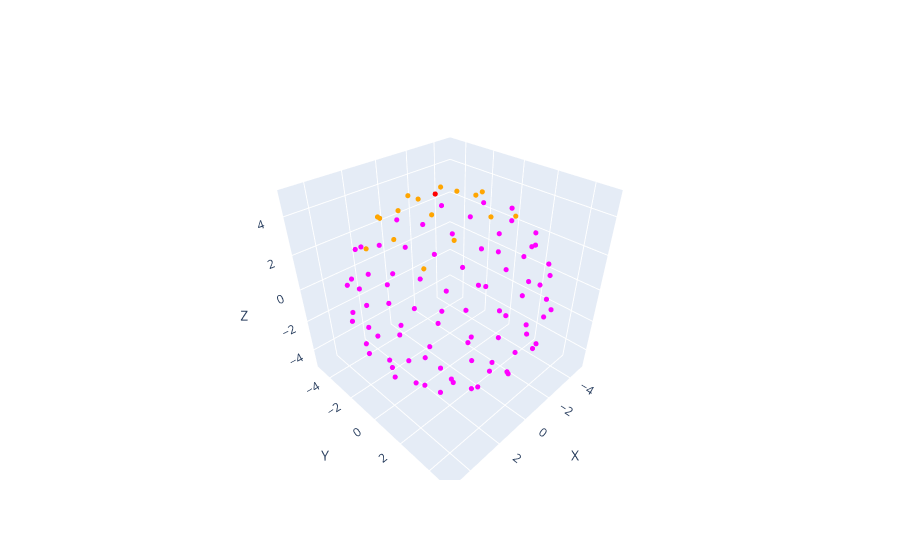

This figure's notebook cell:
### Code cell
fig = new_fig()

add_points(points, fig, 'magenta')

add_point(points[0], fig, 'red')

for neighbor_index in k_near_neighbors[0]:
    add_point(points[neighbor_index], fig, 'orange')

fig.show()

### Figure 1 — Plotly figure (JSON) as saved in the notebook; plotly's stock layout.template omitted (floating-point values rounded to 4 significant figures)
{"data": [{"marker": {"color": "magenta", "size": 3}, "mode": "markers", "type": "scatter3d", "x": [0.2556], "y": [-0.6574], "z": [4.95]}, {"marker": {"color": "magenta", "size": 3}, "mode": "markers", "type": "scatter3d", "x": [-1.09], "y": [0.5378], "z": [4.85]}, {"marker": {"color": "magenta", "size": 3}, "mode": "markers", "type": "scatter3d", "x": [1.499], "y": [0.4364], "z": [4.75]}, {"marker": {"color": "magenta", "size": 3}, "mode": "markers", "type": "scatter3d", "x": [-0.9541], "y": [-1.571], "z": [4.65]}, {"marker": {"color": "magenta", "size": 3}, "mode": "markers", "type": "scatter3d", "x": [-0.4032], "y": [2.033], "z": [4.55]}, {"marker": {"color": "magenta", "size": 3}, "mode": "markers", "type": "scatter3d", "x": [1.838], "y": [-1.349], "z": [4.45]}, {"marker": {"color": "magenta", "size": 3}, "mode": "markers", "type": "scatter3d", "x": [-2.451], "y": [-0.2662], "z": [4.35]}, {"marker": {"color": "magenta", "size": 3}, "mode": "markers", "type": "scatter3d", "x": [1.739], "y": [1.979], "z": [4.25]}, {"marker": {"color": "magenta", "size": 3}, "mode": "markers", "type": "scatter3d", "x": [0.05763], "y": [-2.788], "z": [4.15]}, {"marker": {"color": "magenta", "size": 3}, "mode": "markers", "type": "scatter3d", "x": [-2.025], "y": [2.121], "z": [4.05]}, {"marker": {"color": "magenta", "size": 3}, "mode": "markers", "type": "scatter3d", "x": [3.059], "y": [-0.2048], "z": [3.95]}, {"marker": {"color": "magenta", "size": 3}, "mode": "markers", "type": "scatter3d", "x": [-2.491], "y": [-1.993], "z": [3.85]}, {"marker": {"color": "magenta", "size": 3}, "mode": "markers", "type": "scatter3d", "x": [0.5086], "y": [3.268], "z": [3.75]}, {"marker": {"color": "magenta", "size": 3}, "mode": "markers", "type": "scatter3d", "x": [1.893], "y": [-2.845], "z": [3.65]}, {"marker": {"color": "magenta", "size": 3}, "mode": "markers", "type": "scatter3d", "x": [-3.418], "y": [0.8436], "z": [3.55]}, {"marker": {"color": "magenta", "size": 3}, "mode": "markers", "type": "scatter3d", "x": [3.177], "y": [1.734], "z": [3.45]}, {"marker": {"color": "magenta", "size": 3}, "mode": "markers", "type": "scatter3d", "x": [-1.201], "y": [-3.512], "z": [3.35]}, {"marker": {"color": "magenta", "size": 3}, "mode": "markers", "type": "scatter3d", "x": [-1.522], "y": [3.482], "z": [3.25]}, {"marker": {"color": "magenta", "size": 3}, "mode": "markers", "type": "scatter3d", "x": [3.55], "y": [-1.573], "z": [3.15]}, {"marker": {"color": "magenta", "size": 3}, "mode": "markers", "type": "scatter3d", "x": [-3.755], "y": [-1.264], "z": [3.05]}, {"marker": {"color": "magenta", "size": 3}, "mode": "markers", "type": "scatter3d", "x": [1.952], "y": [3.534], "z": [2.95]}, {"marker": {"color": "magenta", "size": 3}, "mode": "markers", "type": "scatter3d", "x": [0.9648], "y": [-3.993], "z": [2.85]}, {"marker": {"color": "magenta", "size": 3}, "mode": "markers", "type": "scatter3d", "x": [-3.465], "y": [2.331], "z": [2.75]}, {"marker": {"color": "magenta", "size": 3}, "mode": "markers", "type": "scatter3d", "x": [4.193], "y": [0.6317], "z": [2.65]}, {"marker": {"color": "magenta", "size": 3}, "mode": "markers", "type": "scatter3d", "x": [-2.703], "y": [-3.345], "z": [2.55]}, {"marker": {"color": "magenta", "size": 3}, "mode": "markers", "type": "scatter3d", "x": [-0.27], "y": [4.35], "z": [2.45]}, {"marker": {"color": "magenta", "size": 3}, "mode": "markers", "type": "scatter3d", "x": [3.177], "y": [-3.063], "z": [2.35]}, {"marker": {"color": "magenta", "size": 3}, "mode": "markers", "type": "scatter3d", "x": [-4.464], "y": [0.114], "z": [2.25]}, {"marker": {"color": "magenta", "size": 3}, "mode": "markers", "type": "scatter3d", "x": [3.405], "y": [2.963], "z": [2.15]}, {"marker": {"color": "magenta", "size": 3}, "mode": "markers", "type": "scatter3d", "x": [-0.5146], "y": [-4.531], "z": [2.05]}, {"marker": {"color": "magenta", "size": 3}, "mode": "markers", "type": "scatter3d", "x": [-2.707], "y": [3.724], "z": [1.95]}, {"marker": {"color": "magenta", "size": 3}, "mode": "markers", "type": "scatter3d", "x": [4.552], "y": [-0.9257], "z": [1.85]}, {"marker": {"color": "magenta", "size": 3}, "mode": "markers", "type": "scatter3d", "x": [-4.015], "y": [-2.412], "z": [1.75]}, {"marker": {"color": "magenta", "size": 3}, "mode": "markers", "type": "scatter3d", "x": [1.341], "y": [4.525], "z": [1.65]}, {"marker": {"color": "magenta", "size": 3}, "mode": "markers", "type": "scatter3d", "x": [2.083], "y": [-4.273], "z": [1.55]}, {"marker": {"color": "magenta", "size": 3}, "mode": "markers", "type": "scatter3d", "x": [-4.451], "y": [1.756], "z": [1.45]}, {"marker": {"color": "magenta", "size": 3}, "mode": "markers", "type": "scatter3d", "x": [4.496], "y": [1.723], "z": [1.35]}, {"marker": {"color": "magenta", "size": 3}, "mode": "markers", "type": "scatter3d", "x": [-2.163], "y": [-4.331], "z": [1.25]}, {"marker": {"color": "magenta", "size": 3}, "mode": "markers", "type": "scatter3d", "x": [-1.337], "y": [4.679], "z": [1.15]}, {"marker": {"color": "magenta", "size": 3}, "mode": "markers", "type": "scatter3d", "x": [4.166], "y": [-2.558], "z": [1.05]}, {"marker": {"color": "magenta", "size": 3}, "mode": "markers", "type": "scatter3d", "x": [-4.82], "y": [-0.9312], "z": [0.95]}, {"marker": {"color": "magenta", "size": 3}, "mode": "markers", "type": "scatter3d", "x": [2.936], "y": [3.957], "z": [0.85]}, {"marker": {"color": "magenta", "size": 3}, "mode": "markers", "type": "scatter3d", "x": [0.5099], "y": [-4.917], "z": [0.75]}, {"marker": {"color": "magenta", "size": 3}, "mode": "markers", "type": "scatter3d", "x": [-3.708], "y": [3.291], "z": [0.65]}, {"marker": {"color": "magenta", "size": 3}, "mode": "markers", "type": "scatter3d", "x": [4.969], "y": [0.07845], "z": [0.55]}, {"marker": {"color": "magenta", "size": 3}, "mode": "markers", "type": "scatter3d", "x": [-3.618], "y": [-3.421], "z": [0.45]}, {"marker": {"color": "magenta", "size": 3}, "mode": "markers", "type": "scatter3d", "x": [0.3576], "y": [4.975], "z": [0.35]}, {"marker": {"color": "magenta", "size": 3}, "mode": "markers", "type": "scatter3d", "x": [3.101], "y": [-3.915], "z": [0.25]}, {"marker": {"color": "magenta", "size": 3}, "mode": "markers", "type": "scatter3d", "x": [-4.934], "y": [0.7927], "z": [0.15]}, {"marker": {"color": "magenta", "size": 3}, "mode": "markers", "type": "scatter3d", "x": [4.176], "y": [2.75], "z": [0.05]}, {"marker": {"color": "magenta", "size": 3}, "mode": "markers", "type": "scatter3d", "x": [-1.222], "y": [-4.848], "z": [-0.05]}, {"marker": {"color": "magenta", "size": 3}, "mode": "markers", "type": "scatter3d", "x": [-2.373], "y": [4.398], "z": [-0.15]}, {"marker": {"color": "magenta", "size": 3}, "mode": "markers", "type": "scatter3d", "x": [4.717], "y": [-1.639], "z": [-0.25]}, {"marker": {"color": "magenta", "size": 3}, "mode": "markers", "type": "scatter3d", "x": [-4.58], "y": [-1.976], "z": [-0.35]}, {"marker": {"color": "magenta", "size": 3}, "mode": "markers", "type": "scatter3d", "x": [2.039], "y": [4.543], "z": [-0.45]}, {"marker": {"color": "magenta", "size": 3}, "mode": "markers", "type": "scatter3d", "x": [1.562], "y": [-4.718], "z": [-0.55]}, {"marker": {"color": "magenta", "size": 3}, "mode": "markers", "type": "scatter3d", "x": [-4.328], "y": [2.418], "z": [-0.65]}, {"marker": {"color": "magenta", "size": 3}, "mode": "markers", "type": "scatter3d", "x": [4.811], "y": [1.138], "z": [-0.75]}, {"marker": {"color": "magenta", "size": 3}, "mode": "markers", "type": "scatter3d", "x": [-2.77], "y": [-4.075], "z": [-0.85]}, {"marker": {"color": "magenta", "size": 3}, "mode": "markers", "type": "scatter3d", "x": [-0.7076], "y": [4.858], "z": [-0.95]}, {"marker": {"color": "magenta", "size": 3}, "mode": "markers", "type": "scatter3d", "x": [3.787], "y": [-3.091], "z": [-1.05]}, {"marker": {"color": "magenta", "size": 3}, "mode": "markers", "type": "scatter3d", "x": [-4.858], "y": [-0.2778], "z": [-1.15]}, {"marker": {"color": "magenta", "size": 3}, "mode": "markers", "type": "scatter3d", "x": [3.377], "y": [3.469], "z": [-1.25]}, {"marker": {"color": "magenta", "size": 3}, "mode": "markers", "type": "scatter3d", "x": [-0.1464], "y": [-4.812], "z": [-1.35]}, {"marker": {"color": "magenta", "size": 3}, "mode": "markers", "type": "scatter3d", "x": [-3.123], "y": [3.625], "z": [-1.45]}, {"marker": {"color": "magenta", "size": 3}, "mode": "markers", "type": "scatter3d", "x": [4.721], "y": [-0.5594], "z": [-1.55]}, {"marker": {"color": "magenta", "size": 3}, "mode": "markers", "type": "scatter3d", "x": [-3.831], "y": [-2.757], "z": [-1.65]}, {"marker": {"color": "magenta", "size": 3}, "mode": "markers", "type": "scatter3d", "x": [0.9557], "y": [4.585], "z": [-1.75]}, {"marker": {"color": "magenta", "size": 3}, "mode": "markers", "type": "scatter3d", "x": [2.373], "y": [-3.993], "z": [-1.85]}, {"marker": {"color": "magenta", "size": 3}, "mode": "markers", "type": "scatter3d", "x": [-4.408], "y": [1.33], "z": [-1.95]}, {"marker": {"color": "magenta", "size": 3}, "mode": "markers", "type": "scatter3d", "x": [4.109], "y": [1.978], "z": [-2.05]}, {"marker": {"color": "magenta", "size": 3}, "mode": "markers", "type": "scatter3d", "x": [-1.677], "y": [-4.191], "z": [-2.15]}, {"marker": {"color": "magenta", "size": 3}, "mode": "markers", "type": "scatter3d", "x": [-1.577], "y": [4.177], "z": [-2.25]}, {"marker": {"color": "magenta", "size": 3}, "mode": "markers", "type": "scatter3d", "x": [3.939], "y": [-1.991], "z": [-2.35]}, {"marker": {"color": "magenta", "size": 3}, "mode": "markers", "type": "scatter3d", "x": [-4.197], "y": [-1.177], "z": [-2.45]}, {"marker": {"color": "magenta", "size": 3}, "mode": "markers", "type": "scatter3d", "x": [2.269], "y": [3.654], "z": [-2.55]}, {"marker": {"color": "magenta", "size": 3}, "mode": "markers", "type": "scatter3d", "x": [0.784], "y": [-4.167], "z": [-2.65]}, {"marker": {"color": "magenta", "size": 3}, "mode": "markers", "type": "scatter3d", "x": [-3.341], "y": [2.504], "z": [-2.75]}, {"marker": {"color": "magenta", "size": 3}, "mode": "markers", "type": "scatter3d", "x": [4.088], "y": [0.4038], "z": [-2.85]}, {"marker": {"color": "magenta", "size": 3}, "mode": "markers", "type": "scatter3d", "x": [-2.694], "y": [-3.006], "z": [-2.95]}, {"marker": {"color": "magenta", "size": 3}, "mode": "markers", "type": "scatter3d", "x": [-0.04322], "y": [3.962], "z": [-3.05]}, {"marker": {"color": "magenta", "size": 3}, "mode": "markers", "type": "scatter3d", "x": [2.654], "y": [-2.834], "z": [-3.15]}, {"marker": {"color": "magenta", "size": 3}, "mode": "markers", "type": "scatter3d", "x": [-3.789], "y": [0.2909], "z": [-3.25]}, {"marker": {"color": "magenta", "size": 3}, "mode": "markers", "type": "scatter3d", "x": [2.921], "y": [2.29], "z": [-3.35]}, {"marker": {"color": "magenta", "size": 3}, "mode": "markers", "type": "scatter3d", "x": [-0.5915], "y": [-3.57], "z": [-3.45]}, {"marker": {"color": "magenta", "size": 3}, "mode": "markers", "type": "scatter3d", "x": [-1.922], "y": [2.95], "z": [-3.55]}, {"marker": {"color": "magenta", "size": 3}, "mode": "markers", "type": "scatter3d", "x": [3.31], "y": [-0.8511], "z": [-3.65]}, {"marker": {"color": "magenta", "size": 3}, "mode": "markers", "type": "scatter3d", "x": [-2.918], "y": [-1.556], "z": [-3.75]}, {"marker": {"color": "magenta", "size": 3}, "mode": "markers", "type": "scatter3d", "x": [1.062], "y": [3.008], "z": [-3.85]}, {"marker": {"color": "magenta", "size": 3}, "mode": "markers", "type": "scatter3d", "x": [1.201], "y": [-2.821], "z": [-3.95]}, {"marker": {"color": "magenta", "size": 3}, "mode": "markers", "type": "scatter3d", "x": [-2.669], "y": [1.214], "z": [-4.05]}, {"marker": {"color": "magenta", "size": 3}, "mode": "markers", "type": "scatter3d", "x": [2.652], "y": [0.8636], "z": [-4.15]}, {"marker": {"color": "magenta", "size": 3}, "mode": "markers", "type": "scatter3d", "x": [-1.296], "y": [-2.293], "z": [-4.25]}, {"marker": {"color": "magenta", "size": 3}, "mode": "markers", "type": "scatter3d", "x": [-0.5556], "y": [2.402], "z": [-4.35]}, {"marker": {"color": "magenta", "size": 3}, "mode": "markers", "type": "scatter3d", "x": [1.879], "y": [-1.291], "z": [-4.45]}, {"marker": {"color": "magenta", "size": 3}, "mode": "markers", "type": "scatter3d", "x": [-2.053], "y": [-0.2888], "z": [-4.55]}, {"marker": {"color": "magenta", "size": 3}, "mode": "markers", "type": "scatter3d", "x": [1.169], "y": [1.418], "z": [-4.65]}, {"marker": {"color": "magenta", "size": 3}, "mode": "markers", "type": "scatter3d", "x": [0.08152], "y": [-1.559], "z": [-4.75]}, {"marker": {"color": "magenta", "size": 3}, "mode": "markers", "type": "scatter3d", "x": [-0.8668], "y": [0.8522], "z": [-4.85]}, {"marker": {"color": "magenta", "size": 3}, "mode": "markers", "type": "scatter3d", "x": [0.7049], "y": [-0.02489], "z": [-4.95]}, {"marker": {"color": "red", "size": 3}, "mode": "markers", "type": "scatter3d", "x": [0.2556], "y": [-0.6574], "z": [4.95]}, {"marker": {"color": "orange", "size": 3}, "mode": "markers", "type": "scatter3d", "x": [-1.09], "y": [0.5378], "z": [4.85]}, {"marker": {"color": "orange", "size": 3}, "mode": "markers", "type": "scatter3d", "x": [1.499], "y": [0.4364], "z": [4.75]}, {"marker": {"color": "orange", "size": 3}, "mode": "markers", "type": "scatter3d", "x": [-0.9541], "y": [-1.571], "z": [4.65]}, {"marker": {"color": "orange", "size": 3}, "mode": "markers", "type": "scatter3d", "x": [-0.4032], "y": [2.033], "z": [4.55]}, {"marker": {"color": "orange", "size": 3}, "mode": "markers", "type": "scatter3d", "x": [1.838], "y": [-1.349], "z": [4.45]}, {"marker": {"color": "orange", "size": 3}, "mode": "markers", "type": "scatter3d", "x": [-2.451], "y": [-0.2662], "z": [4.35]}, {"marker": {"color": "orange", "size": 3}, "mode": "markers", "type": "scatter3d", "x": [1.739], "y": [1.979], "z": [4.25]}, {"marker": {"color": "orange", "size": 3}, "mode": "markers", "type": "scatter3d", "x": [0.05763], "y": [-2.788], "z": [4.15]}, {"marker": {"color": "orange", "size": 3}, "mode": "markers", "type": "scatter3d", "x": [-2.025], "y": [2.121], "z": [4.05]}, {"marker": {"color": "orange", "size": 3}, "mode": "markers", "type": "scatter3d", "x": [3.059], "y": [-0.2048], "z": [3.95]}, {"marker": {"color": "orange", "size": 3}, "mode": "markers", "type": "scatter3d", "x": [-2.491], "y": [-1.993], "z": [3.85]}, {"marker": {"color": "orange", "size": 3}, "mode": "markers", "type": "scatter3d", "x": [1.893], "y": [-2.845], "z": [3.65]}, {"marker": {"color": "orange", "size": 3}, "mode": "markers", "type": "scatter3d", "x": [3.177], "y": [1.734], "z": [3.45]}, {"marker": {"color": "orange", "size": 3}, "mode": "markers", "type": "scatter3d", "x": [-1.201], "y": [-3.512], "z": [3.35]}, {"marker": {"color": "orange", "size": 3}, "mode": "markers", "type": "scatter3d", "x": [3.55], "y": [-1.573], "z": [3.15]}, {"marker": {"color": "orange", "size": 3}, "mode": "markers", "type": "scatter3d", "x": [0.9648], "y": [-3.993], "z": [2.85]}], "layout": {"scene": {"xaxis": {"title": {"text": "X"}}, "yaxis": {"title": {"text": "Y"}}, "zaxis": {"title": {"text": "Z"}}}, "showlegend": false}}
